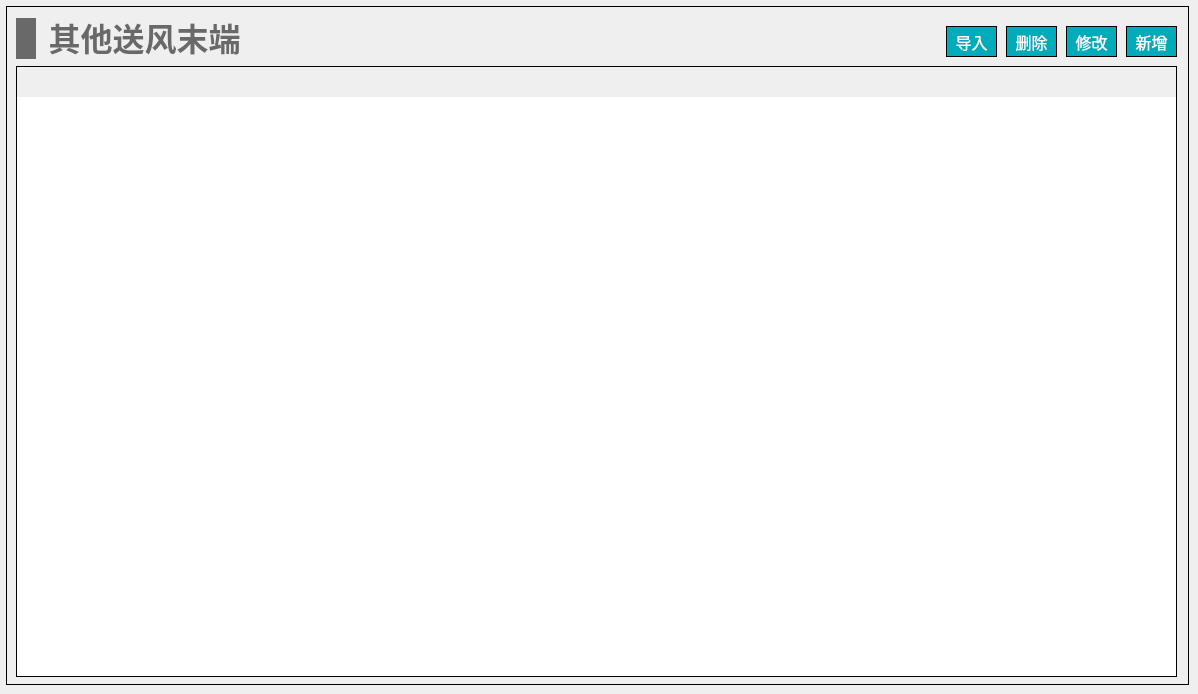
   <widget class="QWidget" name="page_other_send_terminal_atten">
    <widget class="QWidget" name="widget_other_send_terminal_atten" native="true">
     <property name="geometry">
      <rect>
       <x>6</x>
       <y>6</y>
       <width>1183</width>
       <height>679</height>
      </rect>
     </property>
     <property name="styleSheet">
      <string notr="true">#widget_other_send_terminal_atten
{
border: 1px solid #000000;
}</string>
     </property>
     <widget class="QTableWidget" name="tableWidget_other_send_terminal_atten">
      <property name="geometry">
       <rect>
        <x>10</x>
        <y>60</y>
        <width>1161</width>
        <height>611</height>
       </rect>
      </property>
      <property name="focusPolicy">
       <enum>Qt::NoFocus</enum>
      </property>
      <property name="layoutDirection">
       <enum>Qt::LeftToRight</enum>
      </property>
      <property name="styleSheet">
       <string notr="true">/*设置标题(包括垂直+水平的)*/
QHeaderView
{							
	
	font-size: 15px;				/*字大小*/
	font-family: '黑体';
	/*border: 1px solid #B4B4B4;*/
	border:none;
    /*border-bottom: 2px solid #999999; */		/*下边框颜色*/
    /*background: #9DC6E6;*/				/*背景浅蓝色*/ 
	min-height:30px;
	text-align: center;	       
}


/*设置标题(水平的)*/
QHeaderView::section:horizontal { 					
        border: 1px solid #AFAFAF; 			/*间隔颜色*/
	    border-bottom: 2px solid #999999; 							
        color: black;
        background: #9DC6E6;
}

/*设置鼠标停留状态*/
QHeaderView::section:horizontal:hover 
{			
        color: black;							/*字体白色*/
        background: #82AFC9;				/*背景深蓝色*/
}

/*设置鼠标按下状态*/
QHeaderView::section:horizontal:pressed 
{			
        color: black;
        background: #82AFC9;
		border-bottom: 3px solid #037BFC;				
}


QTableWidget 
{
		font-size: 14px;				/*10榜*/
		font-family: '黑体';				
		color : black;				
        border: 1px solid #000000;		
        background: white;
        gridline-color: #E0E0E0;	
        text-align: center;	
        outline:0px;			/*禁止焦点*/
}

/*设置选中的视图项*/
QTableWidget::item:selected
{				    
		border: 2px solid #0398FC;	
        color : black;				
}</string>
      </property>
      <property name="frameShape">
       <enum>QFrame::StyledPanel</enum>
      </property>
     </widget>
     <widget class="QWidget" name="layoutWidget_35">
      <property name="geometry">
       <rect>
        <x>10</x>
        <y>10</y>
        <width>231</width>
        <height>45</height>
       </rect>
      </property>
      <layout class="QHBoxLayout" name="horizontalLayout_48">
       <item>
        <widget class="QLabel" name="label_110">
         <property name="minimumSize">
          <size>
           <width>20</width>
           <height>41</height>
          </size>
         </property>
         <property name="maximumSize">
          <size>
           <width>20</width>
           <height>41</height>
          </size>
         </property>
         <property name="styleSheet">
          <string notr="true">QLabel { 
border: none; 
background-color : rgb(105, 105, 105);
}</string>
         </property>
         <property name="text">
          <string/>
         </property>
        </widget>
       </item>
       <item>
        <widget class="QLabel" name="label_111">
         <property name="font">
          <font>
           <family>Microsoft YaHei</family>
           <pointsize>24</pointsize>
           <bold>true</bold>
          </font>
         </property>
         <property name="styleSheet">
          <string notr="true">QLabel { 
border: none; 
color : rgb(105, 105, 105);
}</string>
         </property>
         <property name="text">
          <string>其他送风末端</string>
         </property>
         <property name="alignment">
          <set>Qt::AlignBottom|Qt::AlignHCenter</set>
         </property>
        </widget>
       </item>
      </layout>
     </widget>
     <widget class="QPushButton" name="pushButton_other_send_terminal_atten_input">
      <property name="geometry">
       <rect>
        <x>940</x>
        <y>20</y>
        <width>51</width>
        <height>31</height>
       </rect>
      </property>
      <property name="font">
       <font>
        <family>黑体</family>
        <pointsize>12</pointsize>
       </font>
      </property>
      <property name="styleSheet">
       <string notr="true">QPushButton
{
	color:#ffffff; /*文字颜色*/
    background-color: #00ACB9;/*背景色*/
    border-radius:0px; /*边框倒角*/
	border: 1px solid #000000;
}


QPushButton:hover 
{
background-color: rgb(0,142,153);
color: white;
}</string>
      </property>
      <property name="text">
       <string>导入</string>
      </property>
     </widget>
     <widget class="QPushButton" name="pushButton_other_send_terminal_atten_add">
      <property name="geometry">
       <rect>
        <x>1120</x>
        <y>20</y>
        <width>51</width>
        <height>31</height>
       </rect>
      </property>
      <property name="font">
       <font>
        <family>黑体</family>
        <pointsize>12</pointsize>
       </font>
      </property>
      <property name="styleSheet">
       <string notr="true">QPushButton
{
	color:#ffffff; /*文字颜色*/
    background-color: #00ACB9;/*背景色*/
    border-radius:0px; /*边框倒角*/
	border: 1px solid #000000;
}


QPushButton:hover 
{
background-color: rgb(0,142,153);
color: white;
}</string>
      </property>
      <property name="text">
       <string>新增</string>
      </property>
     </widget>
     <widget class="QPushButton" name="pushButton_other_send_terminal_atten_revise">
      <property name="geometry">
       <rect>
        <x>1060</x>
        <y>20</y>
        <width>51</width>
        <height>31</height>
       </rect>
      </property>
      <property name="font">
       <font>
        <family>黑体</family>
        <pointsize>12</pointsize>
       </font>
      </property>
      <property name="styleSheet">
       <string notr="true">QPushButton
{
	color:#ffffff; /*文字颜色*/
    background-color: #00ACB9;/*背景色*/
    border-radius:0px; /*边框倒角*/
	border: 1px solid #000000;
}


QPushButton:hover 
{
background-color: rgb(0,142,153);
color: white;
}</string>
      </property>
      <property name="text">
       <string>修改</string>
      </property>
     </widget>
     <widget class="QPushButton" name="pushButton_other_send_terminal_atten_del">
      <property name="geometry">
       <rect>
        <x>1000</x>
        <y>20</y>
        <width>51</width>
        <height>31</height>
       </rect>
      </property>
      <property name="font">
       <font>
        <family>黑体</family>
        <pointsize>12</pointsize>
       </font>
      </property>
      <property name="styleSheet">
       <string notr="true">QPushButton
{
	color:#ffffff; /*文字颜色*/
    background-color: #00ACB9;/*背景色*/
    border-radius:0px; /*边框倒角*/
	border: 1px solid #000000;
}


QPushButton:hover 
{
background-color: rgb(0,142,153);
color: white;
}</string>
      </property>
      <property name="text">
       <string>删除</string>
      </property>
     </widget>
    </widget>
   </widget>
